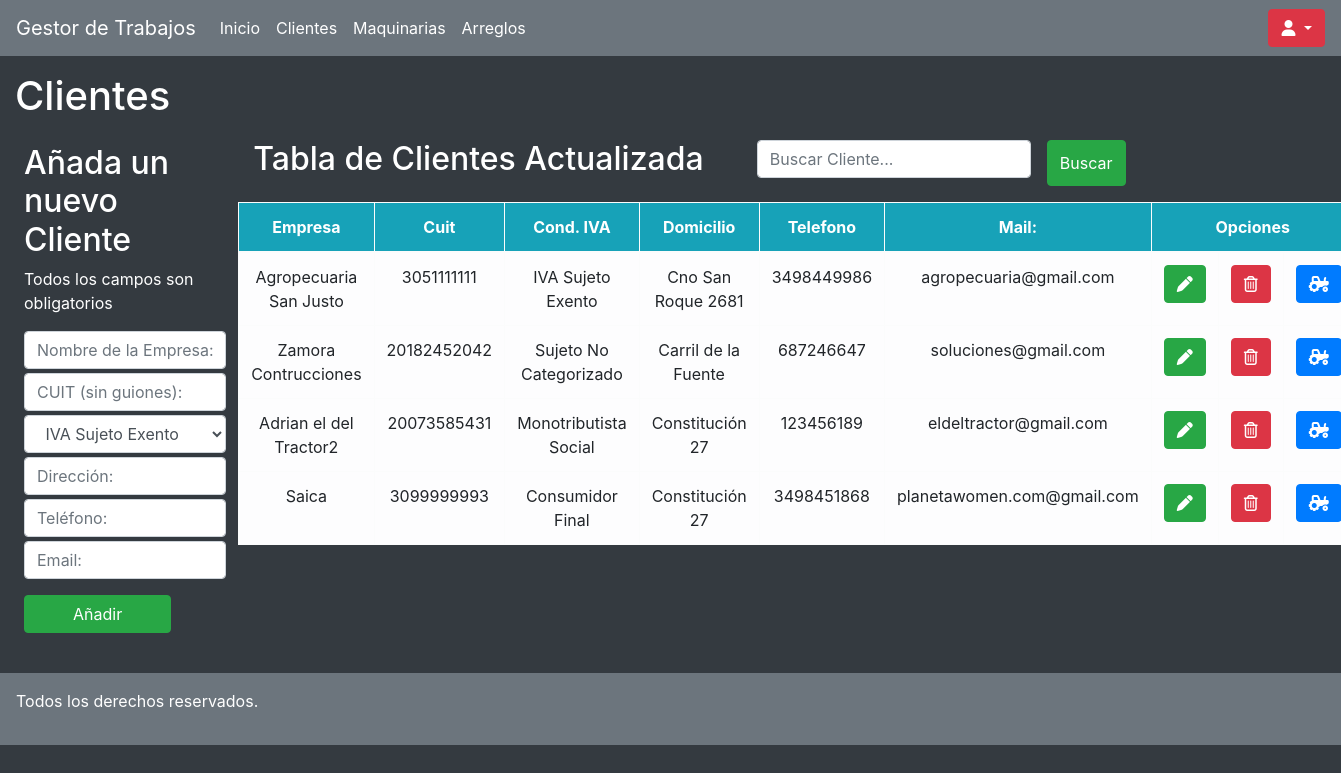
Screenshot of /clientes/listado/ (signed in) with the database file from the repository.
### clientes/models.py (models this page shows, shortened)
class Clientes(models.Model):
    empresa = models.CharField(max_length=50,null=True,blank=True)
    condicion_iva = models.CharField(max_length=30)
    telefono = models.IntegerField(null=True,blank=True)
    domicilio = models.CharField(max_length=100)
    mail = models.EmailField(null=True,blank=True)
    cuit = models.IntegerField()

### clientes/views.py (the view)
# urls.py: path('listado/', clientes, name='clientes'),
@login_required
def clientes(request):
    abuscar = request.GET.get("clientebuscado")
    cliente = Clientes.objects.all()
    if abuscar:
        cliente = Clientes.objects.filter(
            Q(empresa__icontains = abuscar) |
            Q(cuit__icontains = abuscar) |
            Q(domicilio__icontains = abuscar)
        ).distinct()
    return render(request, 'clientes.html', {"clientes":cliente})

### clientes/templates/clientes.html (shortened to what this page needs)
{% extends "./base.html" %}
{% block body%}
<div class="col-12">
    <h1 class="mt-3 text-white">Clientes</h1>
</div>
<div class="row m-3">
    <div class="col-2 p-2 text-white">
        <h2>Añada un nuevo Cliente</h2>
        <p class="warning">Todos los campos son obligatorios</p>
        <form action="../add/" class="form-group" method="POST">
            <input type="text" name="empresa" class="form-control mt-1" placeholder="Nombre de la Empresa:">
            <input type="number" name="cuit" class="form-control mt-1" placeholder="CUIT (sin guiones):">
            <select class="form-control my-1" aria-label=".form-select-sm example" name="iva" id="">
                <option value="IVA Sujeto Exento">&nbsp;IVA Sujeto Exento</option>
            </select>
            <input type="text" name="domicilio" class="form-control mt-1" placeholder="Dirección:">
            <input type="number" name="telefono" class="form-control mt-1" placeholder="Teléfono:">
            <input type="text" name="mail" class="form-control mt-1" placeholder="Email:">
            <button class="btn btn-success aling-center px-5 mt-3">Añadir</button>
        </form>
    </div>
    <div class="col-10 p-1">
        <div class="d-flex justify-content-md-between mb-3 col-10">
            <h2 class="text-white">Tabla de Clientes Actualizada</h2>
            <form class="d-flex justify-content-end" method="GET">
                <input class="form-control me-2" type="search" name="clientebuscado" placeholder="Buscar Cliente..." aria-label="Search" value={{request.GET.clientebuscado}}>
                <button class="btn btn-success ml-3" type="submit">Buscar</button>
            </form>
        </div>
        <table class="table text-center table-bordered table-light table-hover">
            <thead class="bg-info text-white">
                <tr>
                    <th>Empresa</th>
                    <th>Cuit</th>
                    <th>Cond. IVA</th>
                    <th>Domicilio</th>
                    <th>Telefono</th>
                    <th >Mail:</th>
                    <th colspan="3" class="col-1">Opciones</th>
                </tr>
            </thead>
            <tbody class="">
                {% for clientes in clientes %}
                    <tr>
                        <td> {{ clientes.empresa}} </td>
                        <td> {{ clientes.cuit}} </td>
                        <td> {{ clientes.condicion_iva}} </td>
                        <td> {{ clientes.domicilio}} </td>
                        <td> {{ clientes.telefono}} </td>
                        <td> {{ clientes.mail}} </td>
                        <td><a href="{% url 'edit' clientes.id %}" class="btn btn-success"><i class="fas fa-pen"></i></a></td>
                        <td><a href="{% url 'delete' clientes.id %}" class="btn btn-danger"><i class="far fa-trash-alt"></i></a></td>
                        <td><a href="../maquinarias-cliente/{{clientes.id}}" class="btn btn-primary"><i class="fas fa-tractor"></i></a></td>
                    </tr>
                {% endfor %}
            </tbody>
        </table>
    </div>
</div>
{%endblock%}

### rows the page displays
Clientes: empresa "Agropecuaria San Justo", cuit "3051111111", condicion_iva "IVA Sujeto Exento", domicilio "Cno San Roque 2681", telefono "3498449986", mail "agropecuaria@gmail.com"
Clientes: empresa "Zamora Contrucciones", cuit "20182452042", condicion_iva "Sujeto No Categorizado", domicilio "Carril de la Fuente", telefono "687246647", mail "soluciones@gmail.com"
Clientes: empresa "Adrian el del Tractor2", cuit "20073585431", condicion_iva "Monotributista Social", domicilio "Constitución 27", telefono "123456189", mail "eldeltractor@gmail.com"
Clientes: empresa "Saica", cuit "3099999993", condicion_iva "Consumidor Final", domicilio "Constitución 27", telefono "3498451868", mail "planetawomen.com@gmail.com"
